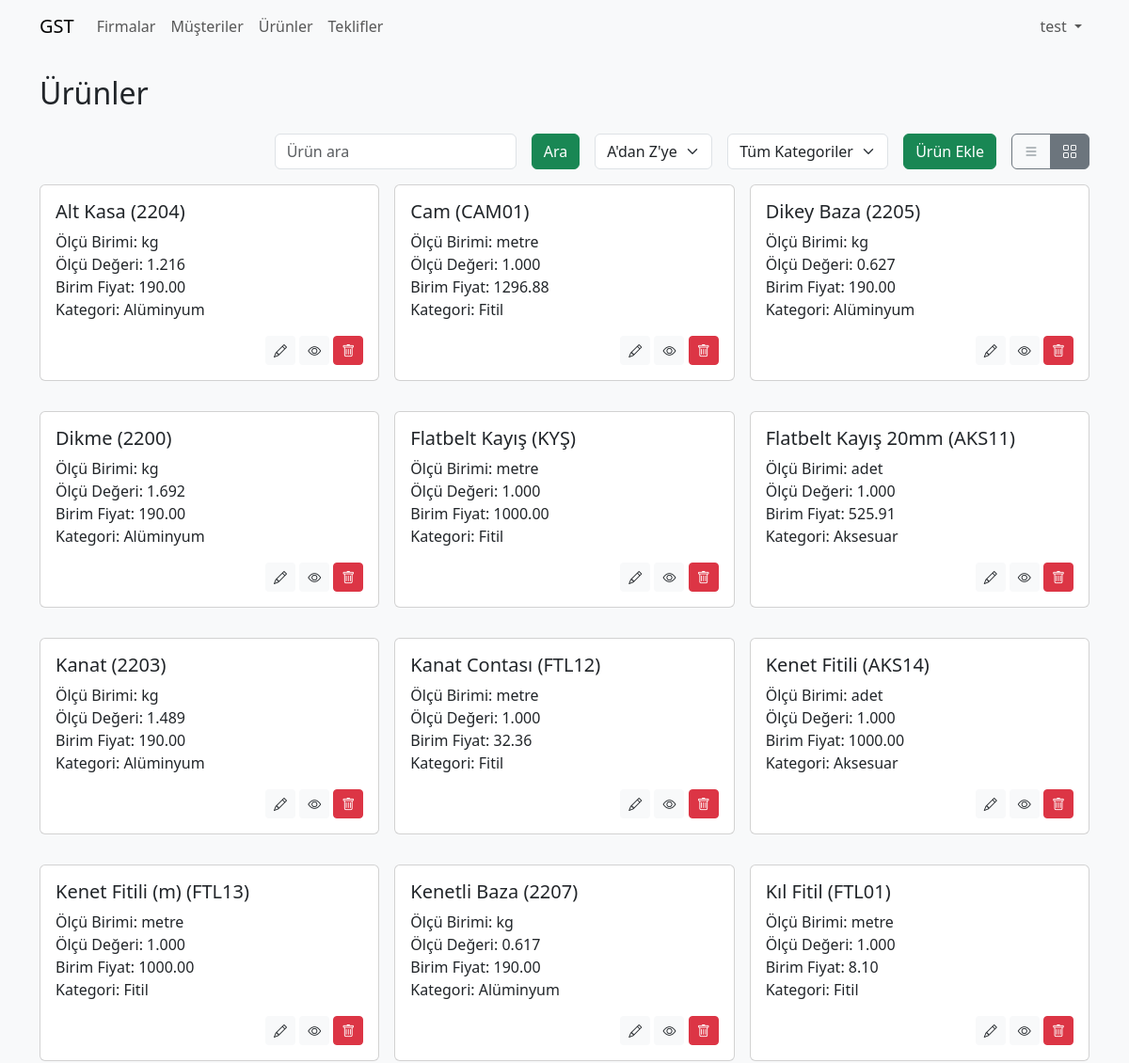
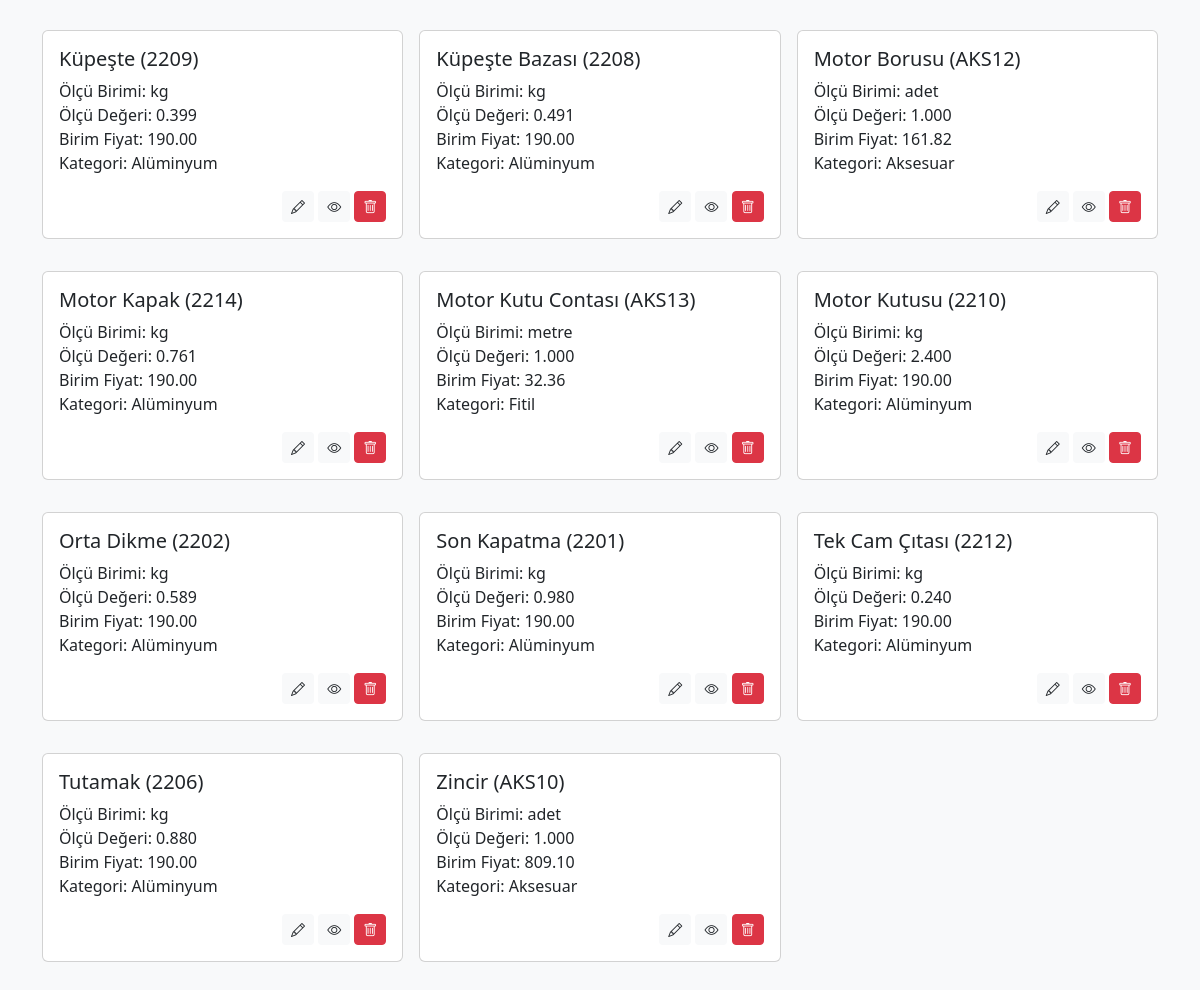
Page /product?view=card (signed in) on the committed database (2 pictures, top to bottom).
### tables this page shows
CREATE TABLE `products` (
  `id` int(10) UNSIGNED NOT NULL,
  `name` varchar(100) NOT NULL,
  `code` varchar(50) NOT NULL,
  `unit` varchar(20) NOT NULL,
  `measure_value` decimal(10,3) NOT NULL,
  `unit_price` decimal(10,2) NOT NULL,
  `category` varchar(50) DEFAULT NULL,
  `image_data` longblob DEFAULT NULL,
  `image_type` varchar(50) DEFAULT NULL
);

### helpers/theme.php (called while the page is built, shortened)
<?php
function get_theme(): string
{
    return $_SESSION['theme'] ?? 'light';
}
function theme_css(): string
{
    return (get_theme() === 'dark')
        ? 'https://cdn.jsdelivr.net/npm/bootswatch@5.3.0/dist/darkly/bootstrap.min.css'
        : 'https://cdn.jsdelivr.net/npm/bootstrap@5.3.0/dist/css/bootstrap.min.css';
}
function get_color(): string
{
    return $_SESSION['color'] ?? 'primary';
}

### helpers/device.php (called while the page is built, shortened)
<?php
function resolve_view(): string
{
    return $_GET['view'] ?? (is_mobile() ? 'card' : 'list');
}

### helpers/auth.php (called while the page is built, shortened)
<?php
function is_admin(PDO $pdo): bool
{
    $userId = $_SESSION['user']['id'] ?? null;
    try {
        $stmt = $pdo->prepare(
            'SELECT r.name FROM roles r ' .
            'JOIN role_user ru ON r.id = ru.role_id ' .
            'WHERE ru.user_id = ? LIMIT 1'
        );
        $stmt->execute([$userId]);
        $role = $stmt->fetchColumn();
        return $role === 'admin';
    } catch (PDOException $e) {
        return false;
    }
}
?>

### product.php (the view, shortened to what this page needs)
<?php
require_once 'config.php';
require_once 'helpers/theme.php';
require_once 'helpers/device.php';
require_once 'helpers/auth.php';
$categories = ['Alüminyum', 'Aksesuar', 'Fitil'];
$units = ['adet', 'metre', 'kg'];
$search = $_GET['search'] ?? '';
$sort = (isset($_GET['sort']) && $_GET['sort'] === 'desc') ? 'DESC' : 'ASC';
$view = resolve_view();
$paramList = $_GET;
$paramList['view'] = 'list';
$listUrl = 'product?' . http_build_query($paramList);
$paramList['view'] = 'card';
$cardUrl = 'product?' . http_build_query($paramList);
$query = "SELECT * FROM products WHERE name LIKE :search";
$params = [':search' => "%$search%"];
$query .= " ORDER BY name $sort";
$stmt = $pdo->prepare($query);
$stmt->execute($params);
$products = $stmt->fetchAll();
?>
<!DOCTYPE html>
<html lang="tr">
<head>
    <link href="<?php echo theme_css(); ?>" rel="stylesheet">
</head>
<body class="bg-light">
    <?php include 'includes/header.php'; ?>
    <div class="container py-4">
        <h2 class="mb-4">Ürünler</h2>
        <div class="row mb-3">
            <div class="col-12">
                <div class="row align-items-center justify-content-end g-2">
                    <div class="col-auto">
                        <form method="get" class="form-inline-responsive d-flex">
                            <input type="text" name="search" value="<?php echo htmlspecialchars($search); ?>"
                                class="form-control" placeholder="Ürün ara">
                            <button type="submit" class="btn btn-<?php echo get_color(); ?> ms-2">Ara</button>
                        </form>
                    </div>
                    <div class="col-auto">
                        <form method="get" class="form-inline-responsive d-flex ms-2">
                            <select name="sort" class="form-select" onchange="this.form.submit()">
                                <option value="asc" <?php echo $sort === 'ASC' ? 'selected' : ''; ?>>A'dan Z'ye</option>
                            </select>
                        </form>
                    </div>
                    <div class="col-auto">
                        <form method="get" class="form-inline-responsive d-flex ms-2">
                            <select name="category" class="form-select" onchange="this.form.submit()">
                                <option value="">Tüm Kategoriler</option>
                            </select>
                        </form>
                    </div>
                    <div class="col-auto">
                        <button type="button" class="btn btn-<?php echo get_color(); ?> ms-2" data-bs-toggle="modal"
                            data-bs-target="#addModal">Ürün
                            Ekle</button>
                    </div>
                    <div class="col-auto">
                        <div class="btn-group ms-2 view-toggle d-none d-md-inline-flex" role="group">
                            <a href="<?php echo $listUrl; ?>"
                                class="btn btn-outline-secondary <?php echo $view === 'list' ? 'active' : ''; ?>"><i
                                    class="bi bi-list"></i></a>
                            <a href="<?php echo $cardUrl; ?>"
                                class="btn btn-outline-secondary <?php echo $view === 'card' ? 'active' : ''; ?>"><i
                                    class="bi bi-grid"></i></a>
                        </div>
                    </div>
                </div>
            </div>
        </div>
        <?php if ($view === 'list'): ?>
            <table class="table table-bordered table-striped responsive-table">
                <thead>
                    <tr>
                        <th>Ad</th>
                        <th>Kod</th>
                        <th>Ölçü Birimi</th>
                        <th>Ölçü Değeri</th>
                        <th>Birim Fiyat</th>
                        <th>Kategori</th>
                        <th class="text-center actions-col">İşlemler</th>
                    </tr>
                </thead>
                <tbody>
                    <?php foreach ($products as $product): ?>
                        <tr>
                            <td><?php echo htmlspecialchars($product['name']); ?></td>
                            <td><?php echo htmlspecialchars($product['code']); ?></td>
                            <td><?php echo htmlspecialchars($product['unit']); ?></td>
                            <td><?php echo htmlspecialchars($product['measure_value']); ?></td>
                            <td><?php echo htmlspecialchars($product['unit_price']); ?></td>
                            <td><?php echo htmlspecialchars($product['category']); ?></td>
                            <td class="text-center actions-col">
                                <button class="btn btn-sm bg-light text-dark" data-bs-toggle="modal"
                                    data-bs-target="#editModal<?php echo $product['id']; ?>"><i class="bi bi-pencil"></i></button>
                                <?php if (is_admin($pdo)): ?>
                                <a href="log-list.php?table=products&id=<?php echo $product['id']; ?>" class="btn btn-sm bg-light text-dark" title="Logları Gör"><i class="bi bi-eye"></i></a>
                                <?php endif; ?>
                                <form method="post" action="product" class="d-inline-block"
                                    onsubmit="return confirm('Silmek istediğinize emin misiniz?');">
                                    <input type="hidden" name="action" value="delete">
                                    <input type="hidden" name="id" value="<?php echo $product['id']; ?>">
                                    <button type="submit" class="btn btn-sm btn-danger"><i class="bi bi-trash"></i></button>
                                </form>
                            </td>
                        </tr>
                        <div class="modal fade" id="editModal<?php echo $product['id']; ?>" tabindex="-1" aria-hidden="true">
                            <div class="modal-dialog">
                                <div class="modal-content">
                                    <div class="modal-header">
                                        <h5 class="modal-title">Ürün Düzenle</h5>
                                        <button type="button" class="btn-close" data-bs-dismiss="modal"
                                            aria-label="Close"></button>
                                    </div>
                                    <form method="post" action="product" enctype="multipart/form-data">
                                        <div class="modal-body">
                                            <input type="hidden" name="action" value="edit">
                                            <input type="hidden" name="id" value="<?php echo $product['id']; ?>">
                                            <div class="mb-3">
                                                <label class="form-label">Ad</label>
                                                <input type="text" name="name"
                                                    value="<?php echo htmlspecialchars($product['name']); ?>"
                                                    class="form-control" required>
                                            </div>
                                            <div class="mb-3">
                                                <label class="form-label">Kod</label>
                                                <input type="text" name="code"
                                                    value="<?php echo htmlspecialchars($product['code']); ?>"
                                                    class="form-control" required>
                                            </div>
                                            <div class="mb-3">
                                                <label class="form-label">Kategori</label>
                                                <select name="category" class="form-select category-select"
                                                    data-unit="unit<?php echo $product['id']; ?>">
                                                    <?php foreach ($categories as $cat): ?>
                                                        <option value="<?php echo $cat; ?>" <?php echo ($product['category'] === $cat) ? 'selected' : ''; ?>>
                                                            <?php echo htmlspecialchars($cat); ?>
                                                        </option>
                                                    <?php endforeach; ?>
                                                </select>
                                            </div>
                                            <div class="mb-3" id="unitWrapper<?php echo $product['id']; ?>">
                                                <label class="form-label">Ölçü Birimi</label>
                                                <select name="unit" id="unit<?php echo $product['id']; ?>"
                                                    class="form-select unit-select"
                                                    data-target="measure<?php echo $product['id']; ?>"
                                                    data-wrapper="unitWrapper<?php echo $product['id']; ?>" required>
                                                    <?php foreach ($units as $unitOption): ?>
                                                        <option value="<?php echo $unitOption; ?>" <?php echo ($product['unit'] === $unitOption) ? 'selected' : ''; ?>>
                                                            <?php echo htmlspecialchars($unitOption); ?>
                                                        </option>
                                                    <?php endforeach; ?>
                                                </select>
                                            </div>
                                            <div class="mb-3" id="measureWrapper<?php echo $product['id']; ?>">
                                                <label class="form-label" id="measure<?php echo $product['id']; ?>Label">Ölçü
                                                    Değeri</label>
                                                <input type="number" step="0.001" name="measure_value"
                                                    id="measure<?php echo $product['id']; ?>"
                                                    value="<?php echo htmlspecialchars($product['measure_value']); ?>"
                                                    class="form-control" required>
                                            </div>
                                            <div class="mb-3">
                                            <label class="form-label">Birim Fiyat</label>
                                            <input type="number" step="0.01" name="unit_price"
                                                    value="<?php echo htmlspecialchars($product['unit_price']); ?>"
                                                    class="form-control" required>
                                            </div>
                                            <div class="mb-3">
                                                <label class="form-label">Görsel</label>
                                                <input type="file" name="image" accept=".jpg,.jpeg,.png,.webp" class="form-control">
                                            </div>
                                        </div>
                                        <div class="modal-footer">
                                            <button type="button" class="btn btn-secondary"
                                                data-bs-dismiss="modal">Kapat</button>
                                            <button type="submit" class="btn btn-<?php echo get_color(); ?>">Kaydet</button>
                                        </div>
                                    </form>
                                </div>
                            </div>
                        </div>
                    <?php endforeach; ?>
                </tbody>
            </table>
        <?php else: ?>
            <div class="row g-3 cards-row">
                <?php foreach ($products as $product): ?>
                    <div class="col-12 col-md-4">
                        <div class="card mb-3">
                            <div class="card-body">
                                <h5 class="card-title"><?php echo htmlspecialchars($product['name']); ?>
                                    (<?php echo htmlspecialchars($product['code']); ?>)</h5>
                                <p class="card-text">
                                    Ölçü Birimi: <?php echo htmlspecialchars($product['unit']); ?><br>
                                    Ölçü Değeri: <?php echo htmlspecialchars($product['measure_value']); ?><br>
                                    Birim Fiyat: <?php echo htmlspecialchars($product['unit_price']); ?><br>
                                    Kategori: <?php echo htmlspecialchars($product['category']); ?>
                                </p>
                                <div class="text-end">
                                    <button class="btn btn-sm bg-light text-dark" data-bs-toggle="modal"
                                        data-bs-target="#editModal<?php echo $product['id']; ?>"><i class="bi bi-pencil"></i></button>
                                    <?php if (is_admin($pdo)): ?>
                                    <a href="log-list.php?table=products&id=<?php echo $product['id']; ?>" class="btn btn-sm bg-light text-dark" title="Logları Gör"><i class="bi bi-eye"></i></a>
                                    <?php endif; ?>
                                    <form method="post" action="product" class="d-inline-block"
                                        onsubmit="return confirm('Silmek istediğinize emin misiniz?');">
                                        <button type="submit" class="btn btn-sm btn-danger"><i class="bi bi-trash"></i></button>
                                    </form>
                                </div>
                            </div>
                        </div>
                    </div>
                <?php endforeach; ?>
            </div>
        <?php endif; ?>
    </div>
</body>
</html>

### assets/css/style.css (style rules this page uses)
.cards-row { display: flex; flex-wrap: wrap; }
.cards-row .card { margin-bottom: 1rem; }
.form-inline-responsive { display: flex; flex-wrap: wrap; align-items: center; gap: 0.5rem; }
.form-inline-responsive .form-control, .form-inline-responsive .form-select { width: auto; }

### rows in the picture
products: name "Alt Kasa", code "2204", unit "kg", measure_value "1.216", unit_price "190.00", category "Alüminyum"
products: name "Cam", code "CAM01", unit "metre", measure_value "1.000", unit_price "1296.88", category "Fitil"
products: name "Dikey Baza", code "2205", unit "kg", measure_value "0.627", unit_price "190.00", category "Alüminyum"
products: name "Dikme", code "2200", unit "kg", measure_value "1.692", unit_price "190.00", category "Alüminyum"
products: name "Flatbelt Kayış", code "KYŞ", unit "metre", measure_value "1.000", unit_price "1000.00", category "Fitil"
products: name "Flatbelt Kayış 20mm", code "AKS11", unit "adet", measure_value "1.000", unit_price "525.91", category "Aksesuar"
products: name "Kanat", code "2203", unit "kg", measure_value "1.489", unit_price "190.00", category "Alüminyum"
products: name "Kanat Contası", code "FTL12", unit "metre", measure_value "1.000", unit_price "32.36", category "Fitil"
products: name "Kenet Fitili", code "AKS14", unit "adet", measure_value "1.000", unit_price "1000.00", category "Aksesuar"
products: name "Kenet Fitili (m)", code "FTL13", unit "metre", measure_value "1.000", unit_price "1000.00", category "Fitil"
products: name "Kenetli Baza", code "2207", unit "kg", measure_value "0.617", unit_price "190.00", category "Alüminyum"
products: name "Kıl Fitil", code "FTL01", unit "metre", measure_value "1.000", unit_price "8.10", category "Fitil"
products: name "Küpeşte", code "2209", unit "kg", measure_value "0.399", unit_price "190.00", category "Alüminyum"
products: name "Küpeşte Bazası", code "2208", unit "kg", measure_value "0.491", unit_price "190.00", category "Alüminyum"
products: name "Motor Borusu", code "AKS12", unit "adet", measure_value "1.000", unit_price "161.82", category "Aksesuar"
products: name "Motor Kapak", code "2214", unit "kg", measure_value "0.761", unit_price "190.00", category "Alüminyum"
products: name "Motor Kutu Contası", code "AKS13", unit "metre", measure_value "1.000", unit_price "32.36", category "Fitil"
products: name "Motor Kutusu", code "2210", unit "kg", measure_value "2.400", unit_price "190.00", category "Alüminyum"
products: name "Orta Dikme", code "2202", unit "kg", measure_value "0.589", unit_price "190.00", category "Alüminyum"
products: name "Son Kapatma", code "2201", unit "kg", measure_value "0.980", unit_price "190.00", category "Alüminyum"
products: name "Tek Cam Çıtası", code "2212", unit "kg", measure_value "0.240", unit_price "190.00", category "Alüminyum"
products: name "Tutamak", code "2206", unit "kg", measure_value "0.880", unit_price "190.00", category "Alüminyum"
products: name "Zincir", code "AKS10", unit "adet", measure_value "1.000", unit_price "809.10", category "Aksesuar"

### other values in the picture
$_SESSION['user']['username'] "test"
